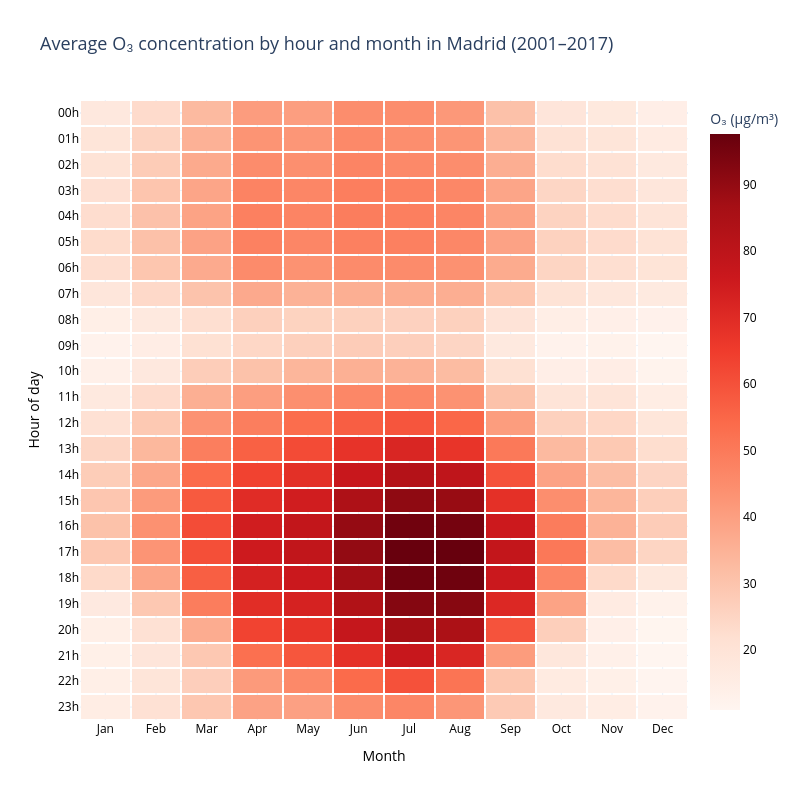

Write notebook code for a chart like this one.
### Code cell
# Pivot to matrix format - rows = hours, columns = months
heatmap_pivot = heatmap_data.pivot(index='hour', columns='month', values='O_3')

# Month names for x axis
month_names = ['Jan', 'Feb', 'Mar', 'Apr', 'May', 'Jun',
                'Jul', 'Aug', 'Sep', 'Oct', 'Nov', 'Dec']

fig3 = go.Figure()

fig3.add_trace(go.Heatmap(
    xgap=2,
    ygap=2,
    z=heatmap_pivot.values,
    x=month_names,
    y=list(range(24)),
    colorscale='Reds',

    hovertemplate=(
        'Month: %{x}<br>' +
        'Hour: %{y:02d}h<br>' +
        'Avg O₃: %{z:.2f} µg/m³<extra></extra>'
    ),
    colorbar=dict(
        title='O₃ (µg/m³)',
        tickfont=dict(color='black')
    )
))

fig3.update_layout(
    title=dict(
        text=(
            'Average O₃ concentration by hour and month in Madrid (2001–2017)'
        ),
        font=dict(size=18)
    ),
    xaxis_title='Month',
    yaxis_title='Hour of day',
    template='plotly_white',
    height=800,
    width=800,
    hoverlabel=dict(
        bgcolor='white',
        bordercolor='#cccccc',
        font=dict(color='black')
    ),
    xaxis=dict(
        tickfont=dict(color='black'),
        title_font=dict(color='black')
    ),
    yaxis=dict(
        tickmode='array',
        tickvals=list(range(24)),
        ticktext=[f'{h:02d}h' for h in range(24)],
        autorange='reversed',
        tickfont=dict(color='black'),
        title_font=dict(color='black')
    )

)

fig3.show()

#save image
fig3.write_image("design3.png", width=1200, height=600, scale=3)

### Figure 1 — Plotly figure (JSON) as saved in the notebook; plotly's stock layout.template omitted (floating-point values rounded to 4 significant figures; data arrays with more than 128 entries replaced by an {"elided": "..."} marker saying what was removed)
{"data": [{"colorbar": {"tickfont": {"color": "black"}, "title": {"text": "O₃ (µg/m³)"}}, "colorscale": [[0, "rgb(255,245,240)"], [0.125, "rgb(254,224,210)"], [0.25, "rgb(252,187,161)"], [0.375, "rgb(252,146,114)"], [0.5, "rgb(251,106,74)"], [0.625, "rgb(239,59,44)"], [0.75, "rgb(203,24,29)"], [0.875, "rgb(165,15,21)"], [1, "rgb(103,0,13)"]], "hovertemplate": "Month: %{x}<br>Hour: %{y:02d}h<br>Avg O₃: %{z:.2f} µg/m³<extra></extra>", "type": "heatmap", "x": ["Jan", "Feb", "Mar", "Apr", "May", "Jun", "Jul", "Aug", "Sep", "Oct", "Nov", "Dec"], "xgap": 2, "y": [0, 1, 2, 3, 4, 5, 6, 7, 8, 9, 10, 11, 12, 13, 14, 15, 16, 17, 18, 19, 20, 21, 22, 23], "ygap": 2, "z": {"elided": "24x12 float values"}}], "layout": {"height": 800, "hoverlabel": {"bgcolor": "white", "bordercolor": "#cccccc", "font": {"color": "black"}}, "title": {"font": {"size": 18}, "text": "Average O₃ concentration by hour and month in Madrid (2001–2017)"}, "width": 800, "xaxis": {"tickfont": {"color": "black"}, "title": {"font": {"color": "black"}, "text": "Month"}}, "yaxis": {"autorange": "reversed", "tickfont": {"color": "black"}, "tickmode": "array", "ticktext": ["00h", "01h", "02h", "03h", "04h", "05h", "06h", "07h", "08h", "09h", "10h", "11h", "12h", "13h", "14h", "15h", "16h", "17h", "18h", "19h", "20h", "21h", "22h", "23h"], "tickvals": [0, 1, 2, 3, 4, 5, 6, 7, 8, 9, 10, 11, 12, 13, 14, 15, 16, 17, 18, 19, 20, 21, 22, 23], "title": {"font": {"color": "black"}, "text": "Hour of day"}}}}
